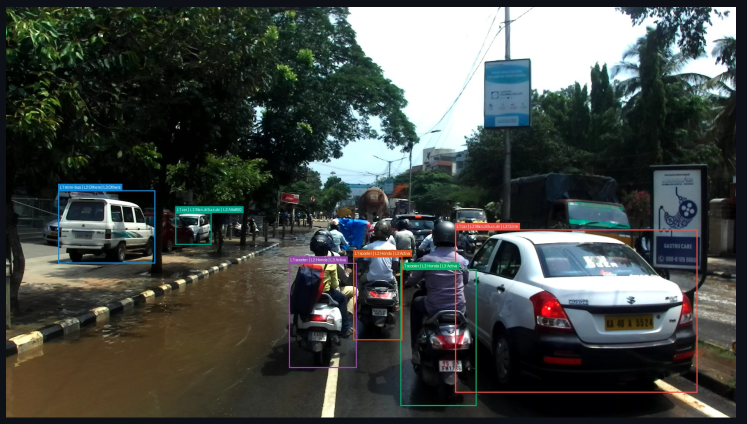
#> input picture dashboard/images/Best_model.png, 1493 x 847 px (shown at 1/2 size)
$ python -i single_image_feature_extractor.py   (imports and definitions only)   (older library calls are emulated)
#> lines starting #> are read from the running program, lines starting #| are printed output that depends on the picture
"""
Single Image Feature Extractor
===============================
Extracts RGB, Gabor, and Sobel features from a single image and bounding box,
using the corrected parameters from fix_features.py.

Usage
-----
    python single_image_feature_extractor.py \
        --image_path /path/to/image.jpg \
        --bbox_file /path/to/bbox.txt \
        --output_dir /path/to/output

bbox.txt should contain: xmin ymin xmax ymax (space-separated integers)
"""

import argparse
import os
from pathlib import Path

import cv2
import numpy as np

# ---------------------------------------------------------------------------
# FIXED CONSTANTS (from fix_features.py)
# ---------------------------------------------------------------------------
TARGET_H, TARGET_W = 64, 64
N_NODES = TARGET_H * TARGET_W

# Gabor — matching baseline_handover.py (sigma=lambda/pi)
GABOR_LAMBDA = 6.0
GABOR_FREQ = 1.0 / GABOR_LAMBDA
GABOR_GAMMA = 1.0
GABOR_SIGMA = GABOR_LAMBDA / np.pi  # ≈ 1.91
GABOR_THETAS = [0, np.pi/4, np.pi/2, 3*np.pi/4]
GABOR_PSI = 0

_ks = int(np.ceil(6 * GABOR_SIGMA))
GABOR_KSIZE = _ks if _ks % 2 == 1 else _ks + 1


# ===========================================================================
# IMAGE CROP + RESIZE (from please_work.py and fix_features.py)
# ===========================================================================

# [26 lines left out: functions crop_and_resize, extract_rgb, not called in this run]


# Build Gabor kernels once (FIXED σ)
def _build_gabor_kernels() -> list[np.ndarray]:
    kernels = []
    for theta in GABOR_THETAS:
        k = cv2.getGaborKernel(
            ksize=(GABOR_KSIZE, GABOR_KSIZE),
            sigma=GABOR_SIGMA,
            theta=theta,
            lambd=GABOR_LAMBDA,
            gamma=GABOR_GAMMA,
            psi=GABOR_PSI,
            ktype=cv2.CV_32F,
        )
        kernels.append(k)
#> further down, picture is the input picture: shape (847, 1493, 3); mean B, G, R 70, 73.4, 68.2
    return kernels

GABOR_KERNELS = _build_gabor_kernels()


# [17 lines left out: function extract_gabor, not called in this run]


def extract_sobel(img_bgr: np.ndarray) -> np.ndarray:
    """
    Sobel extraction with per-sample min-max normalization (matching training data).
    """
    gray = cv2.cvtColor(img_bgr, cv2.COLOR_BGR2GRAY).astype(np.float32)
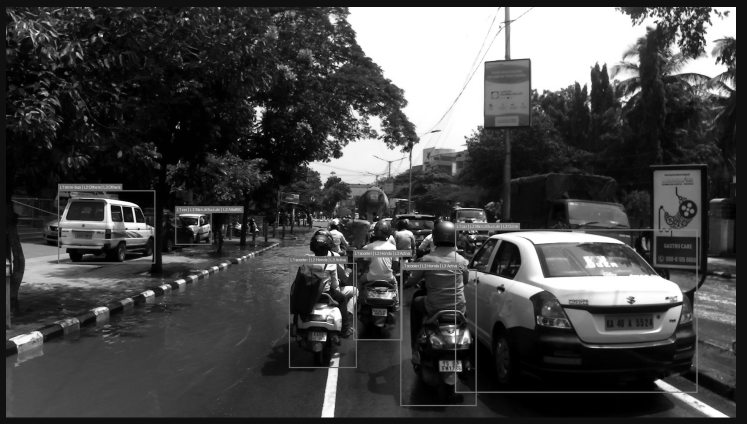
#> gray: shape (847, 1493) float32 (shown at 1/2 size); min 0, max 255, mean 71.4

    Gx = cv2.Sobel(gray, cv2.CV_32F, 1, 0, ksize=3)
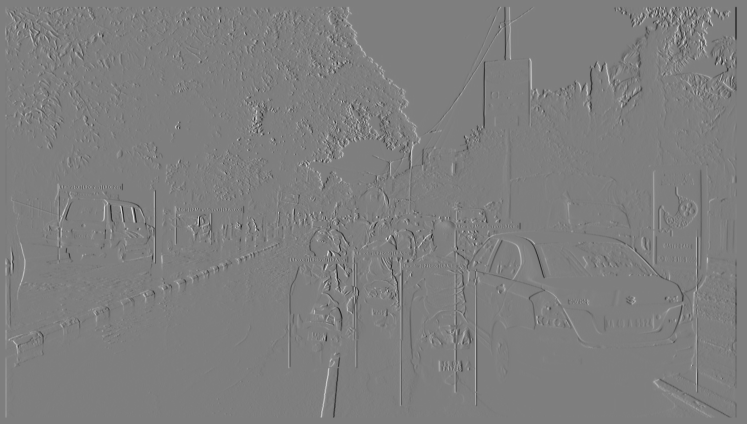
#> Gx: shape (847, 1493) float32 (shown at 1/2 size); min -956, max 968, mean 0; drawn with min black and max white
    Gy = cv2.Sobel(gray, cv2.CV_32F, 0, 1, ksize=3)
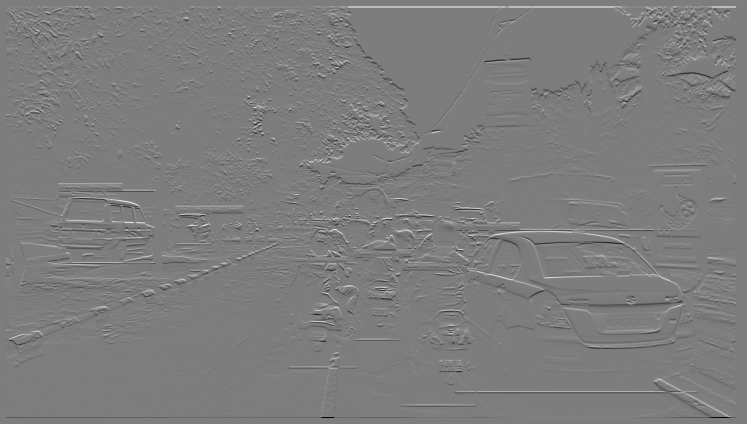
#> Gy: shape (847, 1493) float32 (shown at 1/2 size); min -955, max 985, mean 0; drawn with min black and max white

    magnitude = np.sqrt(Gx**2 + Gy**2)
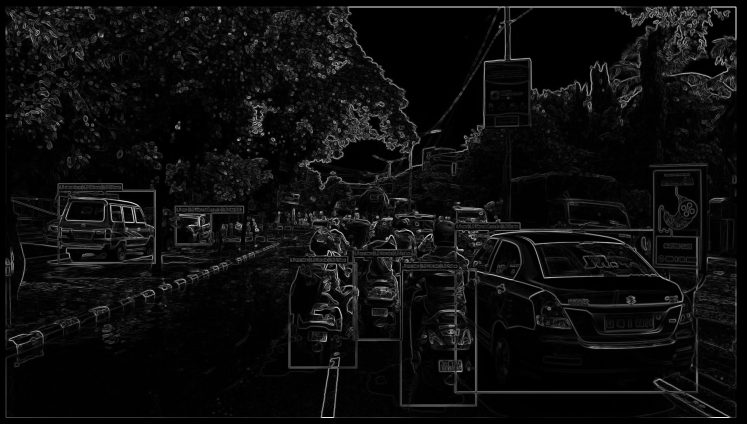
#> magnitude: shape (847, 1493) float32 (shown at 1/2 size); min 0, max 1009.7, mean 55.5; drawn with min black and max white
#> (the run stopped early here; a loop or call above may not have finished)

$ run again, on dashboard/images/Real_time_dashboard.png
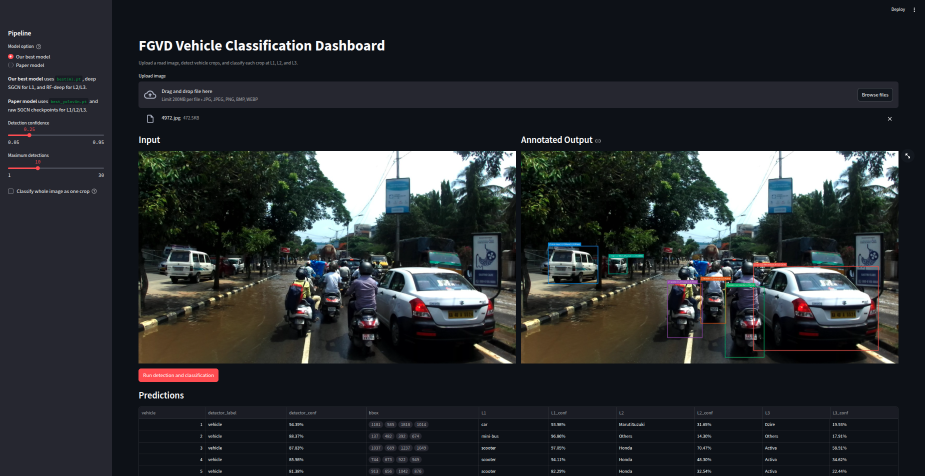
#> input picture dashboard/images/Real_time_dashboard.png, 1850 x 952 px (shown at 1/2 size)
#> picture is the input picture: shape (952, 1850, 3); mean B, G, R 47.3, 44.4, 40.9
#> in extract_sobel, `Gy = cv2.Sobel(gray, cv2.CV_32F, 0, 1, ksize=3)`:
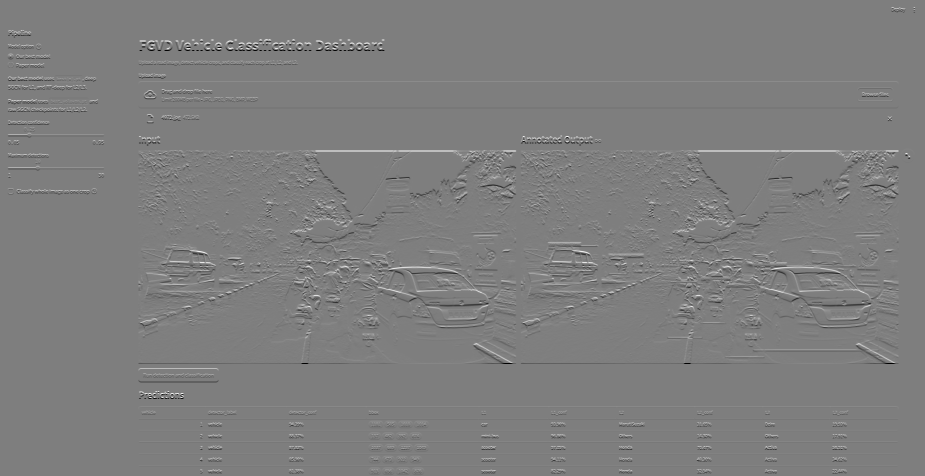
#> Gy: shape (952, 1850) float32 (shown at 1/2 size); min -954, max 962, mean 0; drawn with min black and max white
#> in extract_sobel, `magnitude = np.sqrt(Gx**2 + Gy**2)`:
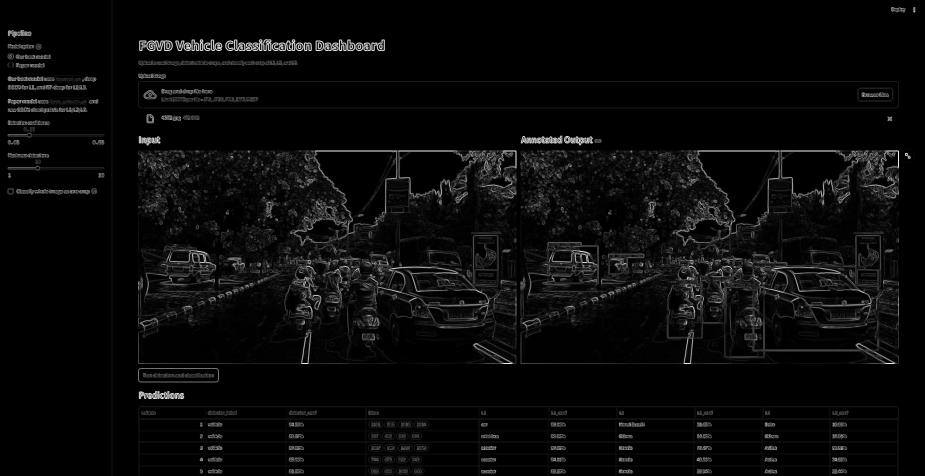
#> magnitude: shape (952, 1850) float32 (shown at 1/2 size); min 0, max 1009.7, mean 39.1; drawn with min black and max white

$ run again, on dashboard/images/Real_try.png
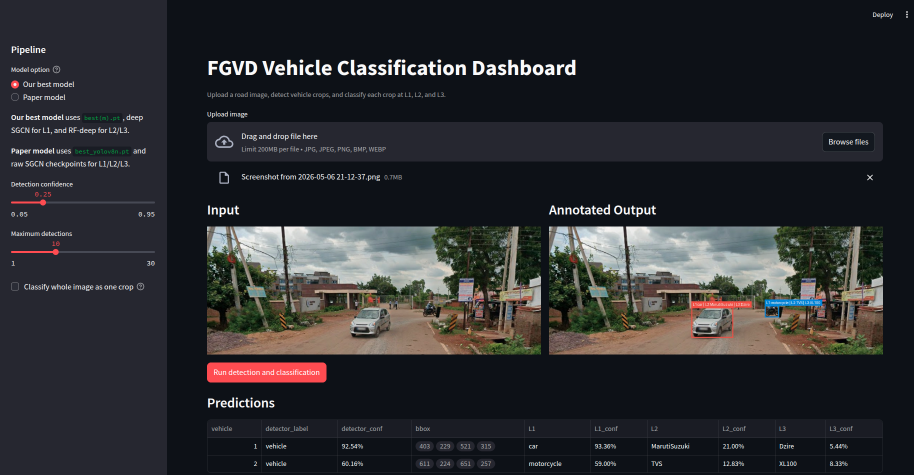
#> input picture dashboard/images/Real_try.png, 1828 x 949 px (shown at 1/2 size)
#> picture is the input picture: shape (949, 1828, 3); mean B, G, R 47.7, 44.6, 43.7
#> in extract_sobel, `Gy = cv2.Sobel(gray, cv2.CV_32F, 0, 1, ksize=3)`:
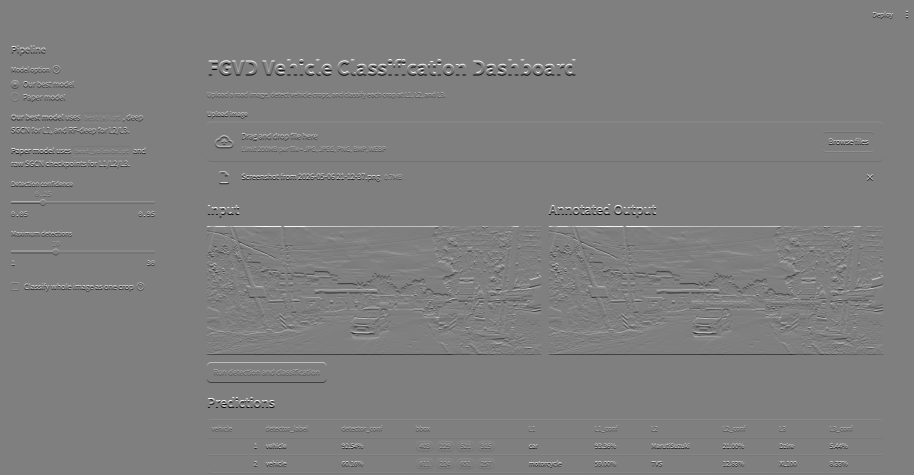
#> Gy: shape (949, 1828) float32 (shown at 1/2 size); min -936, max 936, mean 0; drawn with min black and max white
#> in extract_sobel, `magnitude = np.sqrt(Gx**2 + Gy**2)`:
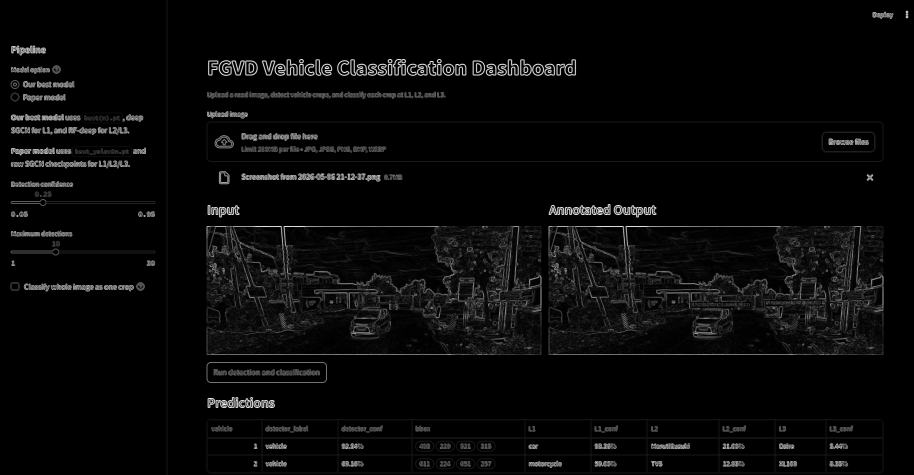
#> magnitude: shape (949, 1828) float32 (shown at 1/2 size); min 0, max 1009.9, mean 36.4; drawn with min black and max white
